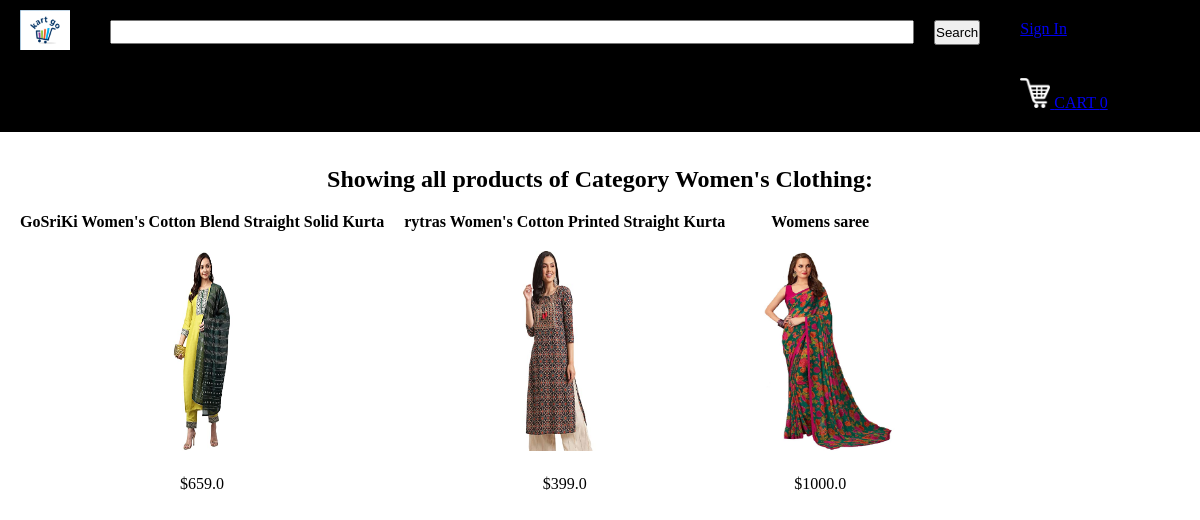
Page /displayCategory?categoryId=2 on the earlier database version.
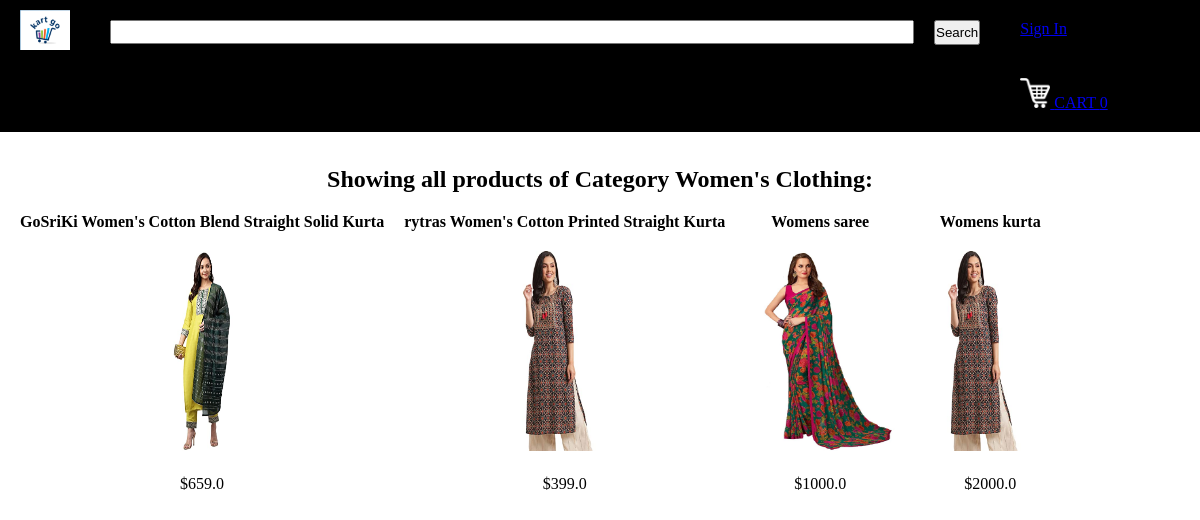
Same page on the later database version.
### tables this page shows
CREATE TABLE "products" (
	"productId"	INTEGER,
	"name"	TEXT,
	"price"	REAL,
	"description"	TEXT,
	"image"	TEXT,
	"stock"	INTEGER,
	"categoryId"	INTEGER,
	"SellerID"	INTEGER,
	FOREIGN KEY("categoryId") REFERENCES "categories"("categoryId"),
	PRIMARY KEY("productId")
);

### main.py (the view)
@app.route("/displayCategory")
def displayCategory():
        loggedIn, firstName, noOfItems = getLoginDetails()
        categoryId = request.args.get("categoryId")
        with sqlite3.connect('database.db') as conn:
            cur = conn.cursor()
            cur.execute("SELECT products.productId, products.name, products.price, products.image, categories.name FROM products, categories WHERE products.categoryId = categories.categoryId AND categories.categoryId = ?", (categoryId, ))
            data = cur.fetchall()
        conn.close()
        categoryName = data[0][4]
        data = parse(data)
        return render_template('displayCategory.html', data=data, loggedIn=loggedIn, firstName=firstName, noOfItems=noOfItems, categoryName=categoryName)

### main.py (called while the page is built)
def getLoginDetails():
    with sqlite3.connect('database.db') as conn:
        cur = conn.cursor()
        if 'email' not in session:
            loggedIn = False
            firstName = ''
            noOfItems = 0
        else:
            loggedIn = True
            cur.execute("SELECT userId, firstName FROM users WHERE email = ?", (session['email'], ))
            userId, firstName = cur.fetchone()
            cur.execute("SELECT count(productId) FROM kart WHERE userId = ?", (userId, ))
            noOfItems = cur.fetchone()[0]
    conn.close()
    return (loggedIn, firstName, noOfItems)

def parse(data):
    ans = []
    i = 0
    while i < len(data):
        curr = []
        for j in range(7):
            if i >= len(data):
                break
            curr.append(data[i])
            i += 1
        ans.append(curr)
    return ans

### templates/displayCategory.html (shortened to what this page needs)
<!DOCTYPE HTML>
<html>
<head>
<link rel="stylesheet" href={{ url_for('static', filename='css/home.css') }} />
<link rel="stylesheet" href={{ url_for('static', filename='css/topStyle.css') }} />
</head>
<body>
<div id="title">
	<a href="/">
		<img id="logo" src= {{ url_for('static', filename='images/logo.png') }} />
	</a>
	<form>
		<input id="searchBox" type="text" name="searchQuery">
		<input id="searchButton" type="submit" value="Search">
	</form>
	{% if not loggedIn %}
	<div id="signInButton">
		<a class="link" href="/loginForm">Sign In</a>
	</div>
	{% endif %}
	<div id="kart">
		<a class="link" href="/cart">
			<img src={{url_for('static', filename='images/shoppingCart.png')}} id="cartIcon" />
			CART {{noOfItems}}
		</a>
	</div>
</div>
<div>
	<h2>Showing all products of Category {{categoryName}}:</h2>
	{% for itemData in data %}
	<table>
		<tr id="productName">
			{% for row in itemData %}
			<td>
				{{row[1]}}
			</td>
			{% endfor %}
		</tr>
		<tr id="productImage">
			{% for row in itemData %}
			<td>
				<a href="/productDescription?productId={{row[0]}}">
					<img src={{ url_for('static', filename='uploads/' + row[3]) }} id="itemImage" />
				</a>
			</td>
			{% endfor %}
		</tr>
		<tr id="productPrice">
			{% for row in itemData %}
			<td>
				${{row[2]}}
			</td>
			{% endfor %}
		</tr>
	</table>
	{% endfor %}
</div>
</body>
</html>

Differences in the rows shown:
added products: name "Womens kurta", image (picture), price "2000.0"
